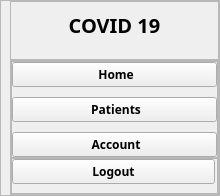
     <widget class="QWidget" name="leftMenu" native="true">
      <property name="sizePolicy">
       <sizepolicy hsizetype="Preferred" vsizetype="Expanding">
        <horstretch>0</horstretch>
        <verstretch>0</verstretch>
       </sizepolicy>
      </property>
      <property name="minimumSize">
       <size>
        <width>220</width>
        <height>0</height>
       </size>
      </property>
      <property name="maximumSize">
       <size>
        <width>220</width>
        <height>16777215</height>
       </size>
      </property>
      <layout class="QVBoxLayout" name="verticalLayout_6">
       <property name="spacing">
        <number>6</number>
       </property>
       <property name="leftMargin">
        <number>0</number>
       </property>
       <property name="topMargin">
        <number>0</number>
       </property>
       <property name="rightMargin">
        <number>0</number>
       </property>
       <property name="bottomMargin">
        <number>0</number>
       </property>
       <item>
        <widget class="QFrame" name="leftMenuFrame">
         <property name="sizePolicy">
          <sizepolicy hsizetype="Preferred" vsizetype="Expanding">
           <horstretch>0</horstretch>
           <verstretch>0</verstretch>
          </sizepolicy>
         </property>
         <property name="frameShape">
          <enum>QFrame::StyledPanel</enum>
         </property>
         <property name="frameShadow">
          <enum>QFrame::Raised</enum>
         </property>
         <layout class="QVBoxLayout" name="verticalLayout_7">
          <property name="spacing">
           <number>0</number>
          </property>
          <property name="leftMargin">
           <number>9</number>
          </property>
          <property name="topMargin">
           <number>0</number>
          </property>
          <property name="rightMargin">
           <number>0</number>
          </property>
          <property name="bottomMargin">
           <number>0</number>
          </property>
          <item>
           <widget class="QFrame" name="frame_2">
            <property name="frameShape">
             <enum>QFrame::StyledPanel</enum>
            </property>
            <property name="frameShadow">
             <enum>QFrame::Raised</enum>
            </property>
            <layout class="QHBoxLayout" name="horizontalLayout_8">
             <property name="bottomMargin">
              <number>20</number>
             </property>
             <item>
              <widget class="QLabel" name="logoLbl">
               <property name="font">
                <font>
                 <family>Noto Sans</family>
                 <pointsize>15</pointsize>
                 <weight>75</weight>
                 <bold>true</bold>
                </font>
               </property>
               <property name="text">
                <string>COVID 19</string>
               </property>
               <property name="alignment">
                <set>Qt::AlignCenter</set>
               </property>
              </widget>
             </item>
            </layout>
           </widget>
          </item>
          <item>
           <widget class="QFrame" name="frame_3">
            <property name="sizePolicy">
             <sizepolicy hsizetype="Preferred" vsizetype="Expanding">
              <horstretch>0</horstretch>
              <verstretch>0</verstretch>
             </sizepolicy>
            </property>
            <property name="frameShape">
             <enum>QFrame::StyledPanel</enum>
            </property>
            <property name="frameShadow">
             <enum>QFrame::Raised</enum>
            </property>
            <layout class="QVBoxLayout" name="verticalLayout_9">
             <property name="spacing">
              <number>0</number>
             </property>
             <property name="leftMargin">
              <number>0</number>
             </property>
             <property name="topMargin">
              <number>0</number>
             </property>
             <property name="rightMargin">
              <number>0</number>
             </property>
             <property name="bottomMargin">
              <number>0</number>
             </property>
             <item alignment="Qt::AlignTop">
              <widget class="QFrame" name="leftBtnFrame">
               <property name="sizePolicy">
                <sizepolicy hsizetype="Preferred" vsizetype="Expanding">
                 <horstretch>0</horstretch>
                 <verstretch>0</verstretch>
                </sizepolicy>
               </property>
               <property name="frameShape">
                <enum>QFrame::StyledPanel</enum>
               </property>
               <property name="frameShadow">
                <enum>QFrame::Raised</enum>
               </property>
               <layout class="QVBoxLayout" name="verticalLayout_8">
                <property name="spacing">
                 <number>10</number>
                </property>
                <property name="leftMargin">
                 <number>0</number>
                </property>
                <property name="topMargin">
                 <number>0</number>
                </property>
                <property name="rightMargin">
                 <number>0</number>
                </property>
                <property name="bottomMargin">
                 <number>0</number>
                </property>
                <item>
                 <widget class="QPushButton" name="homeBtn">
                  <property name="font">
                   <font>
                    <family>Noto Sans</family>
                    <weight>75</weight>
                    <bold>true</bold>
                   </font>
                  </property>
                  <property name="cursor">
                   <cursorShape>PointingHandCursor</cursorShape>
                  </property>
                  <property name="text">
                   <string> Home</string>
                  </property>
                  <property name="icon">
                   <iconset resource="../resource.qrc">
                    <normaloff>:/icons/icons/others/home-removebg-preview.png</normaloff>:/icons/icons/others/home-removebg-preview.png</iconset>
                  </property>
                  <property name="iconSize">
                   <size>
                    <width>50</width>
                    <height>50</height>
                   </size>
                  </property>
                 </widget>
                </item>
                <item>
                 <widget class="QPushButton" name="consultingBtn">
                  <property name="font">
                   <font>
                    <family>Noto Sans</family>
                    <weight>75</weight>
                    <bold>true</bold>
                   </font>
                  </property>
                  <property name="cursor">
                   <cursorShape>PointingHandCursor</cursorShape>
                  </property>
                  <property name="text">
                   <string> Patients</string>
                  </property>
                  <property name="icon">
                   <iconset resource="../resource.qrc">
                    <normaloff>:/icons/icons/others/patient.png</normaloff>:/icons/icons/others/patient.png</iconset>
                  </property>
                  <property name="iconSize">
                   <size>
                    <width>50</width>
                    <height>50</height>
                   </size>
                  </property>
                 </widget>
                </item>
                <item>
                 <widget class="QPushButton" name="accountLeftBtn">
                  <property name="font">
                   <font>
                    <family>Noto Sans</family>
                    <weight>75</weight>
                    <bold>true</bold>
                   </font>
                  </property>
                  <property name="cursor">
                   <cursorShape>PointingHandCursor</cursorShape>
                  </property>
                  <property name="text">
                   <string> Account</string>
                  </property>
                  <property name="icon">
                   <iconset resource="../resource.qrc">
                    <normaloff>:/icons/icons/others/user_edit-removebg-preview.png</normaloff>:/icons/icons/others/user_edit-removebg-preview.png</iconset>
                  </property>
                  <property name="iconSize">
                   <size>
                    <width>50</width>
                    <height>50</height>
                   </size>
                  </property>
                 </widget>
                </item>
               </layout>
              </widget>
             </item>
             <item alignment="Qt::AlignBottom">
              <widget class="QFrame" name="logoutFrame">
               <property name="frameShape">
                <enum>QFrame::StyledPanel</enum>
               </property>
               <property name="frameShadow">
                <enum>QFrame::Raised</enum>
               </property>
               <layout class="QVBoxLayout" name="verticalLayout_10">
                <property name="spacing">
                 <number>10</number>
                </property>
                <property name="leftMargin">
                 <number>0</number>
                </property>
                <property name="topMargin">
                 <number>0</number>
                </property>
                <property name="rightMargin">
                 <number>2</number>
                </property>
                <property name="bottomMargin">
                 <number>9</number>
                </property>
                <item>
                 <widget class="QPushButton" name="logoutBtn">
                  <property name="font">
                   <font>
                    <family>Noto Sans</family>
                    <weight>75</weight>
                    <bold>true</bold>
                   </font>
                  </property>
                  <property name="cursor">
                   <cursorShape>PointingHandCursor</cursorShape>
                  </property>
                  <property name="text">
                   <string>Logout</string>
                  </property>
                  <property name="icon">
                   <iconset resource="../resource.qrc">
                    <normaloff>:/icons/icons/others/exit-removebg-preview.png</normaloff>:/icons/icons/others/exit-removebg-preview.png</iconset>
                  </property>
                  <property name="iconSize">
                   <size>
                    <width>50</width>
                    <height>50</height>
                   </size>
                  </property>
                  <property name="checkable">
                   <bool>false</bool>
                  </property>
                  <property name="checked">
                   <bool>false</bool>
                  </property>
                 </widget>
                </item>
               </layout>
              </widget>
             </item>
            </layout>
           </widget>
          </item>
         </layout>
        </widget>
       </item>
      </layout>
     </widget>
